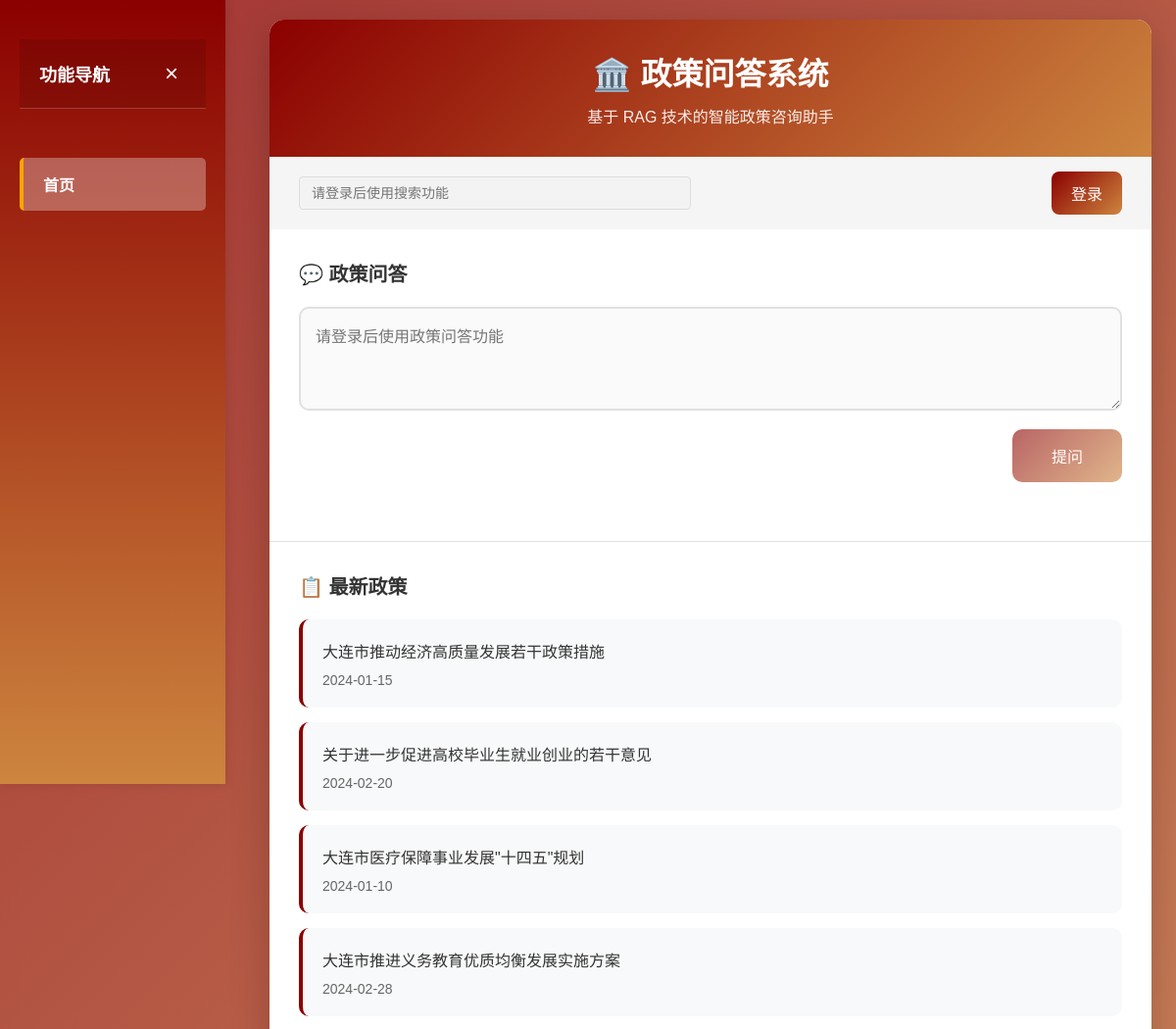
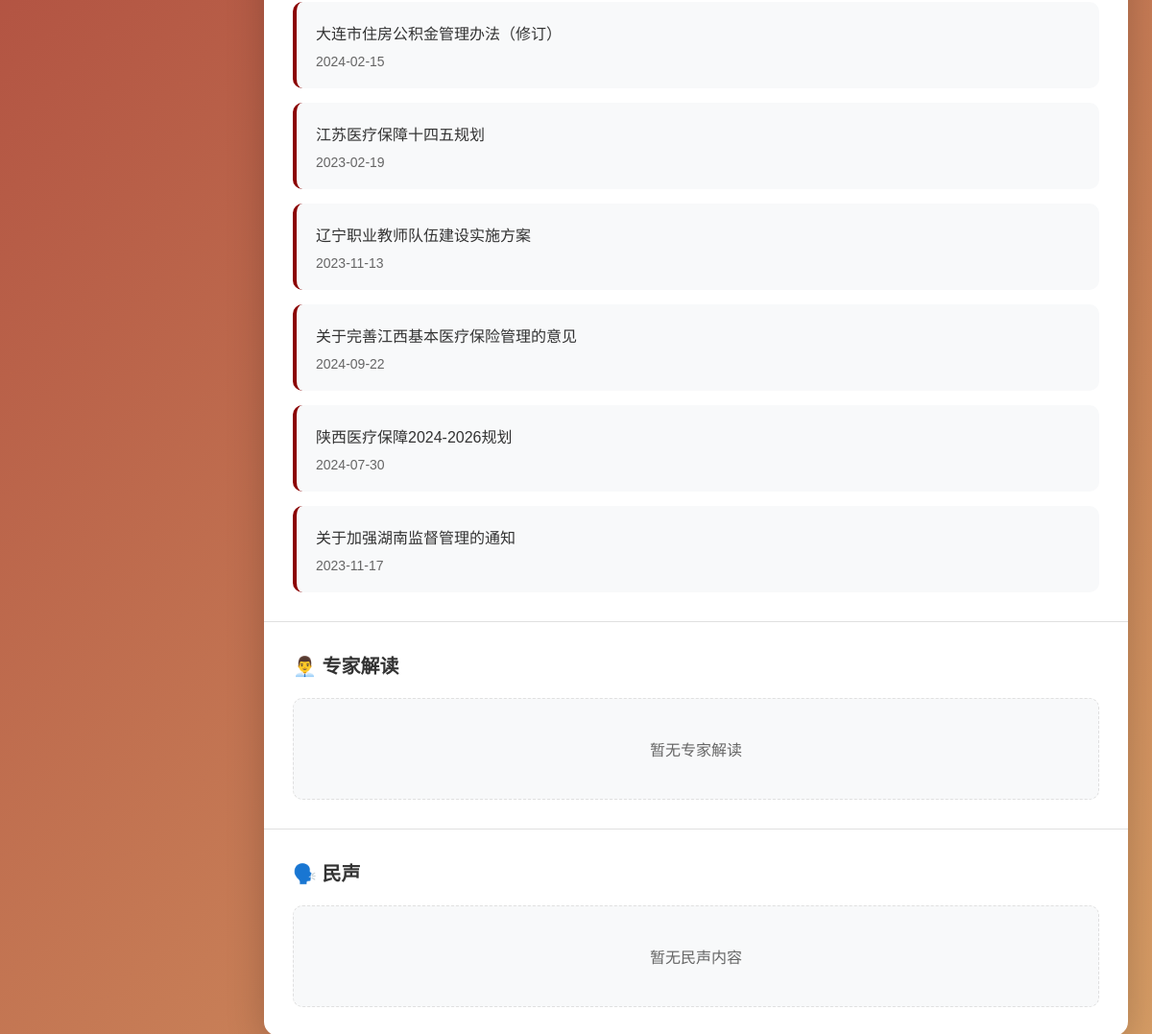
The page / on the database its author committed (2 pictures, top to bottom).
### tables this page shows
CREATE TABLE policies (
        id INTEGER PRIMARY KEY AUTOINCREMENT,
        title TEXT NOT NULL,
        content TEXT NOT NULL,
        publish_date TEXT,
        source TEXT,
        topic TEXT,
        view_count INTEGER DEFAULT 0,
        created_at TIMESTAMP DEFAULT CURRENT_TIMESTAMP
    , summary TEXT, province TEXT, url TEXT, doc_type TEXT, keywords TEXT, hash TEXT);

### app/routes.py (the view, shortened to what this page needs)
@app.route('/')
def index():
    user_info = None
    policies = PolicyService.get_all_policies()[:10]
    interpretations = ExpertService.get_approved_interpretations(limit=10)
    voices = PublicVoiceService.get_public_voices(limit=10)
    return render_template('index.html', user_info=user_info, policies=policies, interpretations=interpretations, voices=voices)

### app/models.py (called while the page is built)
def get_all_policies():
    conn = sqlite3.connect(DATABASE_PATH)
    cursor = conn.cursor()
    cursor.execute('''
        SELECT p.id, p.title, p.content, p.source, p.publish_date, p.created_at, p.topic
        FROM policies p
    ''')
    policies = cursor.fetchall()
    conn.close()
    return [{
        'id': p[0], 'title': p[1], 'content': p[2], 'source': p[3],
        'publish_date': p[4], 'created_at': p[5], 'topic': p[6]
    } for p in policies]

def get_approved_interpretations(limit=10):
    conn = sqlite3.connect(DATABASE_PATH)
    cursor = conn.cursor()
    cursor.execute('''
        SELECT ei.id, ei.user_id, ei.title, ei.content, ei.created_at, ei.approved_at, u.username, u.nickname
        FROM expert_interpretations ei
        JOIN users u ON ei.user_id = u.id
        WHERE ei.status = ?
        ORDER BY ei.approved_at DESC
        LIMIT ?
    ''', ('approved', limit))
    interpretations = cursor.fetchall()
    conn.close()
    return [{
        'id': i[0], 'user_id': i[1], 'title': i[2], 'content': i[3],
        'created_at': i[4], 'approved_at': i[5], 'username': i[6], 'nickname': i[7]
    } for i in interpretations]

def get_public_voices(limit=10):
    conn = sqlite3.connect(DATABASE_PATH)
    cursor = conn.cursor()
    cursor.execute('''
        SELECT id, topic_id, title, content, has_image, view_count, like_count, published_at
        FROM public_voices
        ORDER BY published_at DESC
        LIMIT ?
    ''', (limit,))
    voices = cursor.fetchall()
    conn.close()
    return [{
        'id': v[0], 'topic_id': v[1], 'title': v[2], 'content': v[3],
        'has_image': v[4], 'view_count': v[5], 'like_count': v[6],
        'published_at': v[7]
    } for v in voices]

### app/routes.py (called while the page is built)
def is_logged_in():
    return 'user_id' in session

### app/services/expert_service.py (called while the page is built)
    @staticmethod
    def get_approved_interpretations(limit=10):
        return get_approved_interpretations(limit)

### app/services/policy_service.py (called while the page is built)
    @staticmethod
    def get_all_policies():
        return get_all_policies()

### app/services/public_voice_service.py (called while the page is built)
    @staticmethod
    def get_public_voices(limit=10):
        return get_public_voices(limit)

### templates/index.html (shortened to what this page needs)
<!DOCTYPE html>
<html lang="zh-CN">
<head>
    <link rel="stylesheet" href="/css/main.css">
</head>
<body>
    <div class="sidebar" id="sidebar">
        <div class="sidebar-content">
            <div class="sidebar-header">
                <h3>功能导航</h3>
                <button class="close-sidebar" onclick="toggleSidebar()">×</button>
            </div>
            <ul class="sidebar-nav">
                <li><a href="/" class="active">首页</a></li>
            </ul>
        </div>
    </div>
    <div class="main-container">
        <div class="container">
            <div class="header">
                <h1>🏛️ 政策问答系统</h1>
                <p>基于 RAG 技术的智能政策咨询助手</p>
            </div>
            <div class="nav">
                <div style="display: flex; align-items: center; gap: 20px; width: 100%; justify-content: space-between;">
                    {% if user_info %}
                    <div style="flex-grow: 1; max-width: 400px;">
                        <form action="/search" method="GET" style="display: flex;">
                            <input type="text" name="q" placeholder="搜索政策内容..." style="flex-grow: 1; padding: 8px 12px; border: 1px solid #ddd; border-radius: 4px 0 0 4px; font-size: 14px;">
                            <button type="submit" class="btn" style="border-radius: 0 4px 4px 0; padding: 8px 16px; font-size: 14px;">搜索</button>
                        </form>
                    </div>
                    <div style="display: flex; align-items: center; gap: 15px;">
                        <span style="color: #333; font-weight: 500;">👤 {{ user_info.nickname or user_info.username }}</span>
                        {% if user_info.region %}
                        <span style="color: #666; font-size: 14px;">({{ user_info.region }})</span>
                        {% endif %}
                        {% if user_info.is_expert %}
                        <span style="color: #1890ff; font-size: 14px; font-weight: 500;">⭐ 专家</span>
                        {% endif %}
                        <a href="/profile">个人中心</a>
                        <a href="/logout" class="logout">登出</a>
                    </div>
                    {% else %}
                    <div style="flex-grow: 1; max-width: 400px;">
                        <input type="text" placeholder="请登录后使用搜索功能" disabled style="flex-grow: 1; padding: 8px 12px; border: 1px solid #ddd; border-radius: 4px; font-size: 14px; width: 100%;">
                    </div>
                    <div style="display: flex; justify-content: flex-end;">
                        <a href="/login" class="login-btn">登录</a>
                    </div>
                    {% endif %}
                </div>
            </div>
            <div class="section">
                <h2>💬 政策问答</h2>
                <div class="input-section">
                    {% if user_info %}
                    <textarea id="questionInput" placeholder="请输入您的政策问题（Ctrl+Enter 快速提问）" rows="4"></textarea>
                    <div style="margin-top: 15px; display: flex; justify-content: flex-end;">
                        <button id="askBtn" class="btn">提问</button>
                    </div>
                    {% else %}
                    <textarea id="questionInput" placeholder="请登录后使用政策问答功能" rows="4" disabled></textarea>
                    <div style="margin-top: 15px; display: flex; justify-content: flex-end;">
                        <button id="askBtn" class="btn" disabled>提问</button>
                    </div>
                    {% endif %}
                </div>
            </div>
            <div class="section">
                <h2>📋 最新政策</h2>
                <div class="content-list">
                    {% if policies %}
                        {% for policy in policies %}
                            <div class="content-item">
                                <a href="/policy/{{ policy.id }}" class="content-title">{{ policy.title }}</a>
                                {% if policy.publish_date %}
                                <span class="content-date">{{ policy.publish_date }}</span>
                                {% endif %}
                            </div>
                        {% endfor %}
                    {% else %}
                        <div class="empty-message">暂无政策数据</div>
                    {% endif %}
                </div>
            </div>
            <div class="section">
                <h2>👨‍💼 专家解读</h2>
                <div class="content-list">
                    {% if interpretations %}
                        {% for interpretation in interpretations %}
                            <div class="content-item">
                                <a href="/interpretation/{{ interpretation.id }}" class="content-title">{{ interpretation.title }}</a>
                                <span class="content-author">专家：{{ interpretation.nickname or interpretation.username }}</span>
                                {% if interpretation.approved_at %}
                                <span class="content-date">{{ interpretation.approved_at }}</span>
                                {% endif %}
                            </div>
                        {% endfor %}
                    {% else %}
                        <div class="empty-message">暂无专家解读</div>
                    {% endif %}
                </div>
            </div>
            <div class="section">
                <h2>🗣️ 民声</h2>
                <div class="content-list">
                    {% if voices %}
                        {% for voice in voices %}
                            <div class="content-item">
                                <a href="/public-voice/{{ voice.id }}" class="content-title">
                                    {{ voice.title }}
                                    {% if voice.has_image %}
                                    <span style="color: #1890ff; font-size: 14px; margin-left: 5px;">[图片]</span>
                                    {% endif %}
                                </a>
                                <span class="content-date">{{ voice.published_at }}</span>
                                <span style="color: #666; font-size: 14px; margin-top: 5px; display: block;">👁️ {{ voice.view_count }} | 👍 {{ voice.like_count }}</span>
                            </div>
                        {% endfor %}
                    {% else %}
                        <div class="empty-message">暂无民声内容</div>
                    {% endif %}
                </div>
            </div>
        </div>
    </div>
</body>
</html>

### rows shown on the page
policies: title "大连市推动经济高质量发展若干政策措施", publish_date "2024-01-15"
policies: title "关于进一步促进高校毕业生就业创业的若干意见", publish_date "2024-02-20"
policies: title "大连市医疗保障事业发展\"十四五\"规划", publish_date "2024-01-10"
policies: title "大连市推进义务教育优质均衡发展实施方案", publish_date "2024-02-28"
policies: title "大连市住房公积金管理办法（修订）", publish_date "2024-02-15"
policies: title "江苏医疗保障十四五规划", publish_date "2023-02-19"
policies: title "辽宁职业教师队伍建设实施方案", publish_date "2023-11-13"
policies: title "关于完善江西基本医疗保险管理的意见", publish_date "2024-09-22"
policies: title "陕西医疗保障2024-2026规划", publish_date "2024-07-30"
policies: title "关于加强湖南监督管理的通知", publish_date "2023-11-17"
